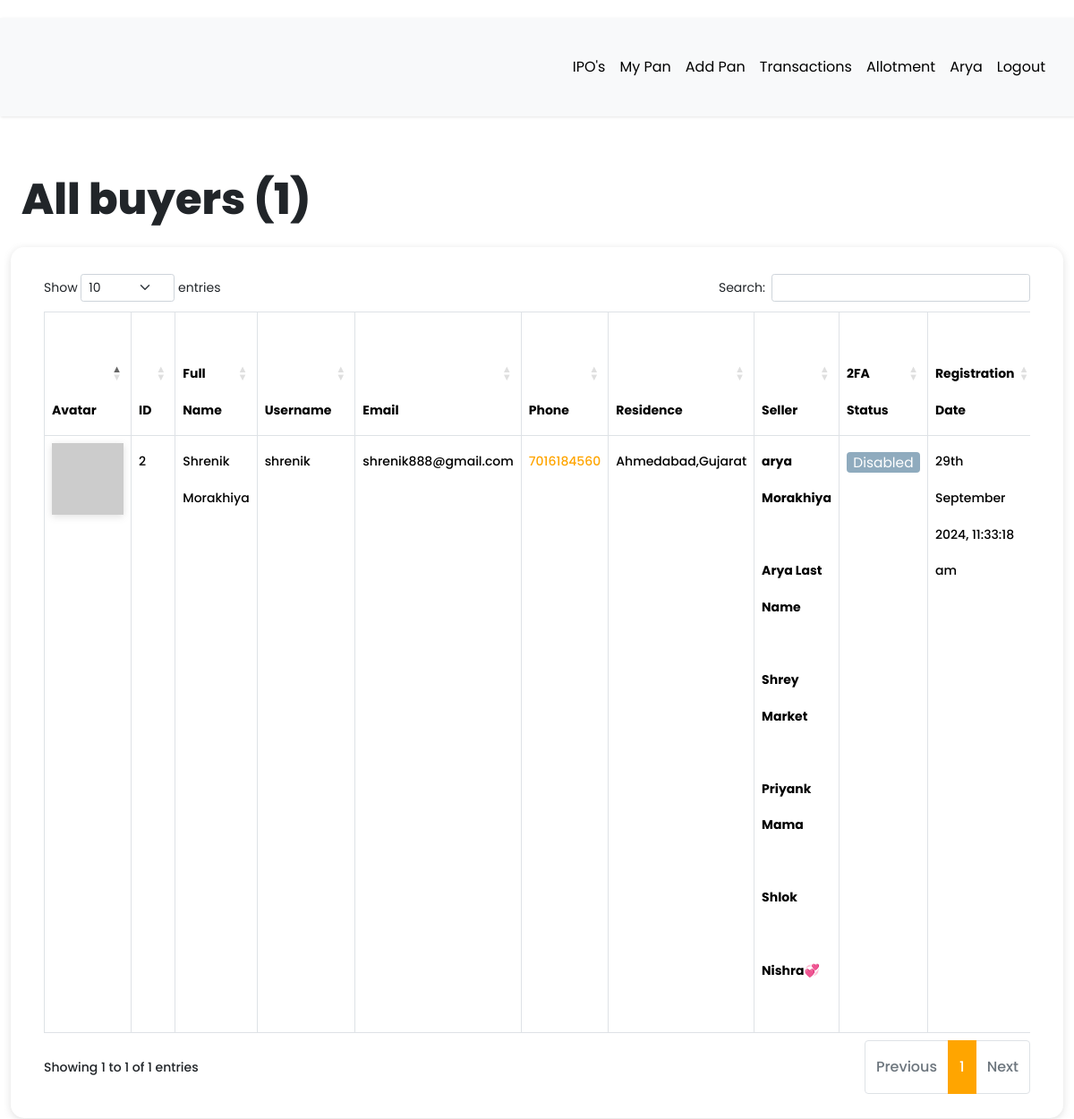
The app's page /dashboard/all-buyers (signed in) with its own data.
### app/models.py (models this page shows, shortened)
class User(db.Model, UserMixin):
    __tablename__ = "user"
    id = db.Column(db.Integer, primary_key=True)
    first_name = db.Column(db.String(64), index=True, default="First Name", nullable=False)
    last_name = db.Column(db.String(64), index=True, nullable=True)
    username = db.Column(db.String(64), index=True, unique=True, nullable=False)
    email = db.Column(db.String(128), index=True, nullable=False)
    password_hash = db.Column(db.String(128))
    confirm_password = db.Column(db.String(128))
    phone_number = db.Column(db.String(20), nullable=False, unique = True)
    verification_phone = db.Column(db.String(20))
    active = db.Column(db.Boolean, nullable=False, default=True)
    delete_account = db.Column(db.Boolean, default=False)
    registered_at = db.Column(db.DateTime, default=datetime.utcnow, nullable=False)
    emails = db.relationship("Email", backref="author", lazy="dynamic")
    type = db.Column(db.String(64))
    __mapper_args__ = {"polymorphic_identity": "user", "polymorphic_on": "type"}
    def two_factor_enabled(self):
        return self.verification_phone is not None
    @property
    def is_active(self):
        return self.active
    def avatar(self, size):
        digest = md5(self.email.lower().encode("utf-8")).hexdigest()
        return f"https://www.gravatar.com/avatar/{digest}?d=identicon&s={size}"

class Buyer(User):
    __tablename__ = "buyer"
    id = db.Column(
        db.Integer,
        db.ForeignKey("user.id", ondelete="CASCADE", name="fk_buyer_user_id"),  # Explicit FK name
        primary_key=True
    )
    current_residence = db.Column(db.String(64), default="Ahmedabad, Gujarat")
    __mapper_args__ = {"polymorphic_identity": "buyer", "polymorphic_load": "inline"}

class Seller(User):
    __tablename__ = "seller"
    id = db.Column(
        db.Integer,
        db.ForeignKey("user.id", ondelete="CASCADE", name="fk_seller_user_id"),  # Explicit FK name
        primary_key=True
    )
    current_residence = db.Column(db.String(64), default="Ahmedabad, Gujarat")
    buyer_id = db.Column(db.Integer, db.ForeignKey("buyer.id", ondelete="CASCADE"))
    buyer = db.relationship(
        "Buyer", backref="buyer", foreign_keys=[buyer_id], passive_deletes=True
    )
    __mapper_args__ = {"polymorphic_identity": "seller", "polymorphic_load": "inline"}

### app/routes.py (the view)
@app.route("/dashboard/all-buyers")
@login_required
def all_buyers():
    try:
        buyers = Buyer.query.all()
        all_registered_buyers = len(buyers)
        return render_template(
            "admin/all_buyers.html",
            title="All buyers",
            buyers=buyers,
            all_registered_buyers=all_registered_buyers,
        )
    except Exception as e:
        print(f"An error occurred: {e}")
        return f"Error : {e}", 400

### app/models.py (called while the page is built)
@login.user_loader
def load_user(id):
    return User.query.get(int(id))

### app/templates/admin/all_buyers.html (shortened to what this page needs)
{% extends 'base.html' %}
{% block current_user_content %}
    <div class="container-fluid content">
        <div class="row">
            <div class="col-md-12">
                <h1 class="mt-4 mb-4">{{ title }} ({{ all_registered_buyers }})</h1>
            </div>
        </div>
        <div class="row users">
            <div class="col-md-12">
                <div class="table-responsive">
                    <table id="data" class="table table-hover table-bordered">
                        <thead>
                            <tr>
                                <th>Avatar</th>
                                <th>ID</th>
                                <th>Full Name</th>
                                <th>Username</th>
                                <th>Email</th>
                                <th>Phone</th>
                                <th>Residence</th>
                                <th>Seller</th>
                                <th>2FA Status</th>
                                <th>Registration Date</th>
                            </tr>
                        </thead>
                        <tbody>
                            {% for buyer in buyers %}
                                <tr>
                                    <td><img src="{{ buyer.avatar(25) }}"></td>
                                    <td>{{ buyer.id }}</td>
                                    <td>{{ buyer.first_name }} {{ buyer.last_name }}</td>
                                    <td>{{ buyer.username }}</td>
                                    <td>{{ buyer.email }}</td>
                                    <td><a href="https://wa.me/{{ buyer.phone_number | replace('+', '') }}?text=Hello%20From%20KavyaArya" target="_blank">{{ buyer.phone_number }}</a></td>
                                    <td>{{ buyer.current_residence }}</td>
                                    <td>
                                        {% for child in buyer.buyer %}
                                            <strong>{{ child.first_name }} {{ child.last_name }}</strong> <br><br>
                                        {% endfor %}
                                    </td>
                                    {% if buyer.two_factor_enabled() %}
                                        <td><span class="label label-info"> Enabled </span></td>
                                    {% else %}
                                        <td><span class="label label-info"> Disabled </span></td>
                                    {% endif %}
                                    <td>{{ moment(buyer.registered_at).format('Do MMMM YYYY, h:mm:ss a') }}</td>
                                </tr>
                            {% endfor %}
                        </tbody>
                    </table>
                </div>
            </div>
        </div>
    </div>
{% endblock %}

### app/templates/base.html (shortened to what this page needs)
<!DOCTYPE html>
<html lang="eng">
<head>
  <link rel="stylesheet" href="https://cdnjs.cloudflare.com/ajax/libs/intl-tel-input/16.0.4/css/intlTelInput.css">
  <link rel="stylesheet" type="text/css" href="https://cdn.datatables.net/1.10.25/css/dataTables.bootstrap5.css">
  <link rel="stylesheet" href="{{ url_for('static', filename='css/navbar.css') }}">
  {% if current_user.is_authenticated %}
  <link rel="stylesheet" type="text/css" href="{{ url_for('static', filename='css/custom_current_user.css') }}"
    alt="52 Not available at this momoent">
  <link href="https://cdn.jsdelivr.net/npm/bootstrap@5.3.3/dist/css/bootstrap.min.css" rel="stylesheet"
>
  <link rel="stylesheet" href="{{ url_for('static', filename='css/main.css') }}">
  <link rel="stylesheet"
    href="https://cdnjs.cloudflare.com/ajax/libs/malihu-custom-scrollbar-plugin/3.1.5/jquery.mCustomScrollbar.min.css">
  {% endif %}
</head>
<body>
    {% if current_user.is_authenticated %}
    {% if current_user.is_active %}
    <div class="wrapper">
      <div id="content">
        <nav class="navbar navbar-expand-lg navbar-light bg-light">
          <div class="container-fluid">
            {% if current_user.type == "seller" %}
            <div class="collapse navbar-collapse" id="navbarSupportedContent">
              <ul class="nav navbar-nav ms-auto">
                <li class="nav-item">
                  <a class="nav-link {{ 'link_disabled' if request.endpoint == 'view_product' else '' }}"
                    href="{{ url_for('view_product') }}" alt="459 Not available at this moment">IPO's</a>
                </li>
                <li class="nav-item">
                  <a class="nav-link {{ 'link_disabled' if request.endpoint == 'all_pan' else '' }}"
                    href="{{ url_for('all_pan') }}" alt="459 Not available at this moment">My Pan</a>
                </li>
                <li class="nav-item">
                  <a class="nav-link {{ 'link_disabled' if request.endpoint == 'add_pan' else '' }}"
                    href="{{ url_for('add_pan') }}" alt="459 Not available at this moment">Add Pan</a>
                </li>
                <li class="nav-item">
                  <a class="nav-link {{ 'link_disabled' if request.endpoint == 'all_transaction' else '' }}"
                    href="{{ url_for('all_transaction') }}" alt="459 Not available at this moment">Transactions</a>
                </li>
                <li class="nav-item">
                  <a class="nav-link {{ 'link_disabled' if request.endpoint == 'checking_allotment' else '' }}"
                    href="{{ url_for('checking_allotment') }}" alt="459 Not available at this moment">Allotment</a>
                </li>
                <li class="nav-item ">
                  <a class="nav-link {{ 'link_disabled' if request.endpoint == 'dashboard' else '' }}"
                    href="{{ url_for('dashboard') }}" alt="459 Not available at this moment">{{ current_user.username
                    }}</a>
                </li>
                <li class="nav-item">
                  <a class="nav-link {{ 'link_disabled' if request.endpoint == 'logout' else '' }}"
                    href="{{ url_for('logout') }}" alt="459 Not available at this moment">Logout</a>
                </li>
              </ul>
            </div>
            {% endif %}
        </nav>
        {% block current_user_content %}
        {% endblock %}
      </div>
    </div>
    {% endif %}
    {% endif %}
</body>
</html>

### app/static/css/navbar.css (style rules this page uses)
:root { --default-primary: #90f188; --default-secondary: #0f1d07; --container-gutter: clamp(2.5rem, 2.6455026455vw, 3.325rem); --theme-primary: var(--default-primary); --theme-secondary: var(--default-secondary); }

### app/static/css/custom_current_user.css (style rules this page uses)
body { font-family: 'Poppins', sans-serif; background: #fafafa; }
a, a:hover, a:focus { color: inherit; text-decoration: none; transition: all 0.3s; }
.navbar { padding: 15px 10px; background: #fff; border: none; border-radius: 0; margin-bottom: 40px; box-shadow: 1px 1px 3px #0000001a; }
.wrapper { display: flex; width: 100%; }
#content { width: calc(100%); padding-top: 20px; padding-bottom: 20px; min-height: 100vh; transition: all 0.3s; position: absolute; top: 0; right: 0; }
.users { margin-bottom: 25px; padding: 25px; border-radius: 15px; box-shadow: #63636333 0px 2px 8px 0px; }
.label { display: inline-block; font-weight: 400; line-height: 0.5; text-align: center; text-decoration: none; vertical-align: middle; cursor: pointer; -webkit-user-select: none; -moz-user-select: none; -ms-user-select: none; user-select: none; background-color: #e2e2e2; border: 1px solid transparent; padding: 0.4rem 0.4rem; font-size: 1.1em; border-radius: 0.25rem; transition: color 0.15s ease-in-out, background-color 0.15s ease-in-out, border-color 0.15s ease-in-out, box-shadow 0.15s ease-in-out; }
.label-info { background-color: #8fabbe; }
.label-info, .label-success, .label-warning, .label-danger, .label-info:hover, .label-success:hover, .label-warning:hover, .label-danger:hover { color: white; }
img { box-shadow: #63636333 0px 2px 8px 0px; }

### records on screen
User: username "Arya"
Buyer: id "2", first_name "Shrenik", last_name "Morakhiya", username "shrenik", email "shrenik888@gmail.com", phone_number "7016184560", current_residence "Ahmedabad,Gujarat"
Seller: first_name "arya", last_name "Morakhiya"
Seller: first_name "Arya", last_name "Last Name"
Seller: first_name "Shrey Market"
Seller: first_name "Priyank Mama"
Seller: first_name "Shlok"
Seller: first_name "Nishra💞"
User: registered_at "29th September 2024, 11:33:18 am"

### other values on screen
{{ title }} "All buyers"
{{ all_registered_buyers }} "1"
